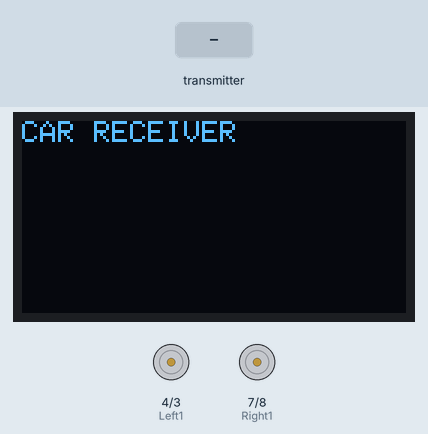
A sketch run on a simulated Arduino Uno, built with avr-gcc and run on an emulated ATmega328P. Shown: 128×64 one-colour display, motor-driver pin pairs drawn as motors (green arrow = first pin HIGH = forward, orange = second pin HIGH = backward, longer = more drive, scaled by the enable pin). Inputs (shaded band) come from the test bench. No radio packets arrive unless stated.

Above: at 1.2 s.
1.3 s: the transmitter starts sending x = 0
At 2.2 s:
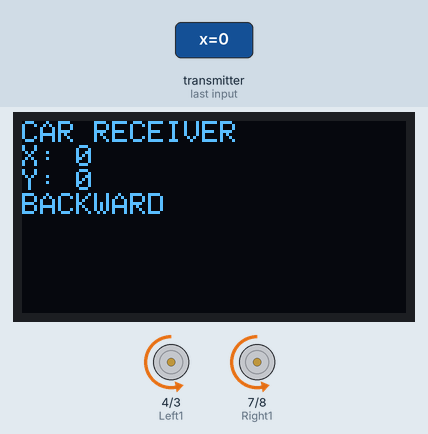
2.8 s: the transmitter starts sending y = 512
At 3.2 s:
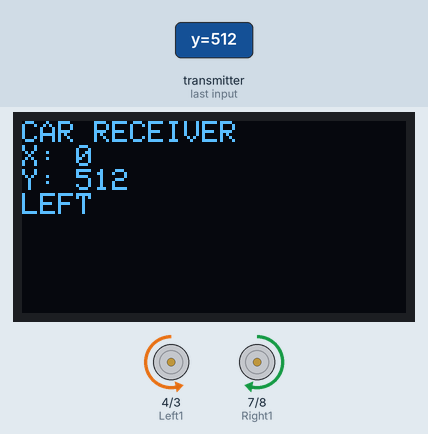
4.4 s: the transmitter starts sending x = 1023
At 5.3 s:
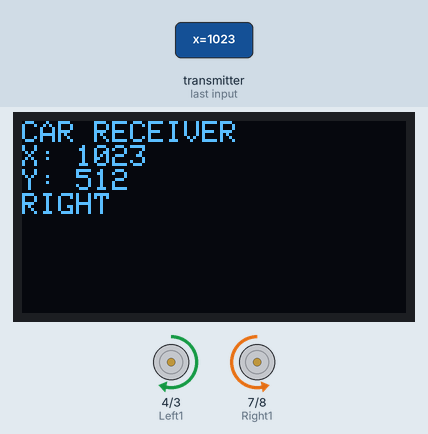
5.9 s: the transmitter starts sending y = 1023
At 6.4 s:
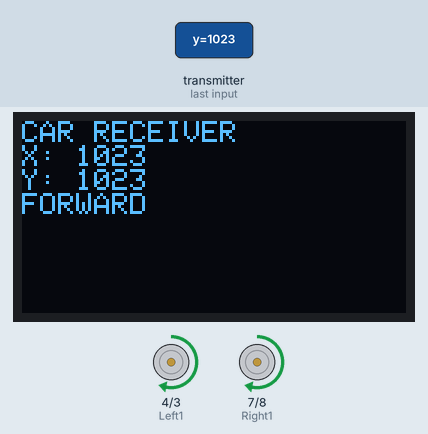
Timing chart, 0 to 8.5 s (numbered marks = the images above; inputs shaded):
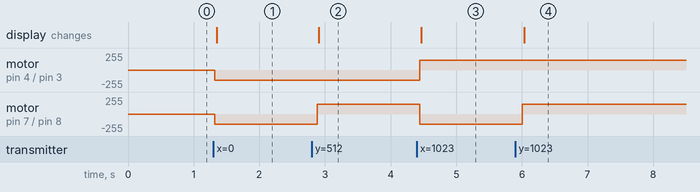

The sketch:

RCC05_Robot_Car_Control_Using_Accelerometer_Rx.ino
```cpp
#include <SPI.h>
#include <nRF24L01.h>
#include <RF24.h>
#include <Wire.h>
#include <Adafruit_GFX.h>
#include <Adafruit_SSD1306.h>

/* ========= RADIO ========= */
RF24 radio(A3, A2);        // CE, CSN
const byte address[6] = "00001";

/* ========= OLED ========= */
Adafruit_SSD1306 display(128, 64, &Wire);

/* ========= MOTOR PINS ========= */
#define Left1        4
#define Left2        3
#define Left_Speed   5

#define Right1       7
#define Right2       8
#define Right_Speed  6

/* ========= DATA STRUCT ========= */
struct Payload {
  int x;
  int y;
};

Payload incoming;

/* ========= THRESHOLDS ========= */
const int HIGH_TH = 600;
const int LOW_TH  = 400;
const int SPEED   = 150;

/* ========= SETUP ========= */
void setup() {
  Serial.begin(9600);

  // Motor pins
  pinMode(Left1, OUTPUT);
  pinMode(Left2, OUTPUT);
  pinMode(Left_Speed, OUTPUT);
  pinMode(Right1, OUTPUT);
  pinMode(Right2, OUTPUT);
  pinMode(Right_Speed, OUTPUT);

  analogWrite(Left_Speed, SPEED);
  analogWrite(Right_Speed, SPEED);

  // OLED
  display.begin(SSD1306_SWITCHCAPVCC, 0x3C);
  display.clearDisplay();
  display.setTextSize(1);
  display.setTextColor(WHITE);

  // Radio (RECEIVER)
  radio.begin();
  radio.openReadingPipe(1, address);
  radio.setChannel(108);
  radio.setPALevel(RF24_PA_LOW);
  radio.startListening();
}

/* ========= LOOP ========= */
void loop() {

  display.clearDisplay();
  display.setCursor(0, 0);
  display.println("CAR RECEIVER");

  if (radio.available()) {
    radio.read(&incoming, sizeof(incoming));

    display.print("X: "); display.println(incoming.x);
    display.print("Y: "); display.println(incoming.y);

    controlCar(incoming.x, incoming.y);
  } //else {
    //stopCar();
    //display.println("NO SIGNAL");
  //}

  display.display();
  delay(100);
}

/* ========= CAR CONTROL LOGIC ========= */
void controlCar(int x, int y) {

  if (y > HIGH_TH) {
    forward();
    display.println("FORWARD");
  }
  else if (y < LOW_TH) {
    backward();
    display.println("BACKWARD");
  }
  else if (x > HIGH_TH) {
    right();
    display.println("RIGHT");
  }
  else if (x < LOW_TH) {
    left();
    display.println("LEFT");
  }
  else {
    stopCar();
    display.println("STOP");
  }
}

/* ========= MOTOR FUNCTIONS ========= */
void forward() {
  digitalWrite(Left1, HIGH);
  digitalWrite(Left2, LOW);
  digitalWrite(Right1, HIGH);
  digitalWrite(Right2, LOW);
}

void backward() {
  digitalWrite(Left1, LOW);
  digitalWrite(Left2, HIGH);
  digitalWrite(Right1, LOW);
  digitalWrite(Right2, HIGH);
}

void left() {
  digitalWrite(Left1, LOW);
  digitalWrite(Left2, HIGH);
  digitalWrite(Right1, HIGH);
  digitalWrite(Right2, LOW);
}

void right() {
  digitalWrite(Left1, HIGH);
  digitalWrite(Left2, LOW);
  digitalWrite(Right1, LOW);
  digitalWrite(Right2, HIGH);
}

void stopCar() {
  digitalWrite(Left1, LOW);
  digitalWrite(Left2, LOW);
  digitalWrite(Right1, LOW);
  digitalWrite(Right2, LOW);
}
```

Measured:
- after the input at 1.3 s, motor on pin 4 (Left1) / pin 3 (Left2), motor on pin 7 (Right1) / pin 8 (Right2): stopped → backward 150/255 at once; the display: changes after 0.05 s (image 1)
- after the input at 2.8 s, motor on pin 7 (Right1) / pin 8 (Right2): backward 150/255 → forward 150/255 after 0.08 s; the display: changes after 0.11 s (image 2)
- after the input at 4.4 s, motor on pin 4 (Left1) / pin 3 (Left2): backward 150/255 → forward 150/255 at once; motor on pin 7 (Right1) / pin 8 (Right2): forward 150/255 → backward 150/255 at once; the display: changes after 0.07 s (image 3)
- after the input at 5.9 s, motor on pin 7 (Right1) / pin 8 (Right2): backward 150/255 → forward 150/255 after 0.11 s; the display: changes after 0.13 s (image 4)
